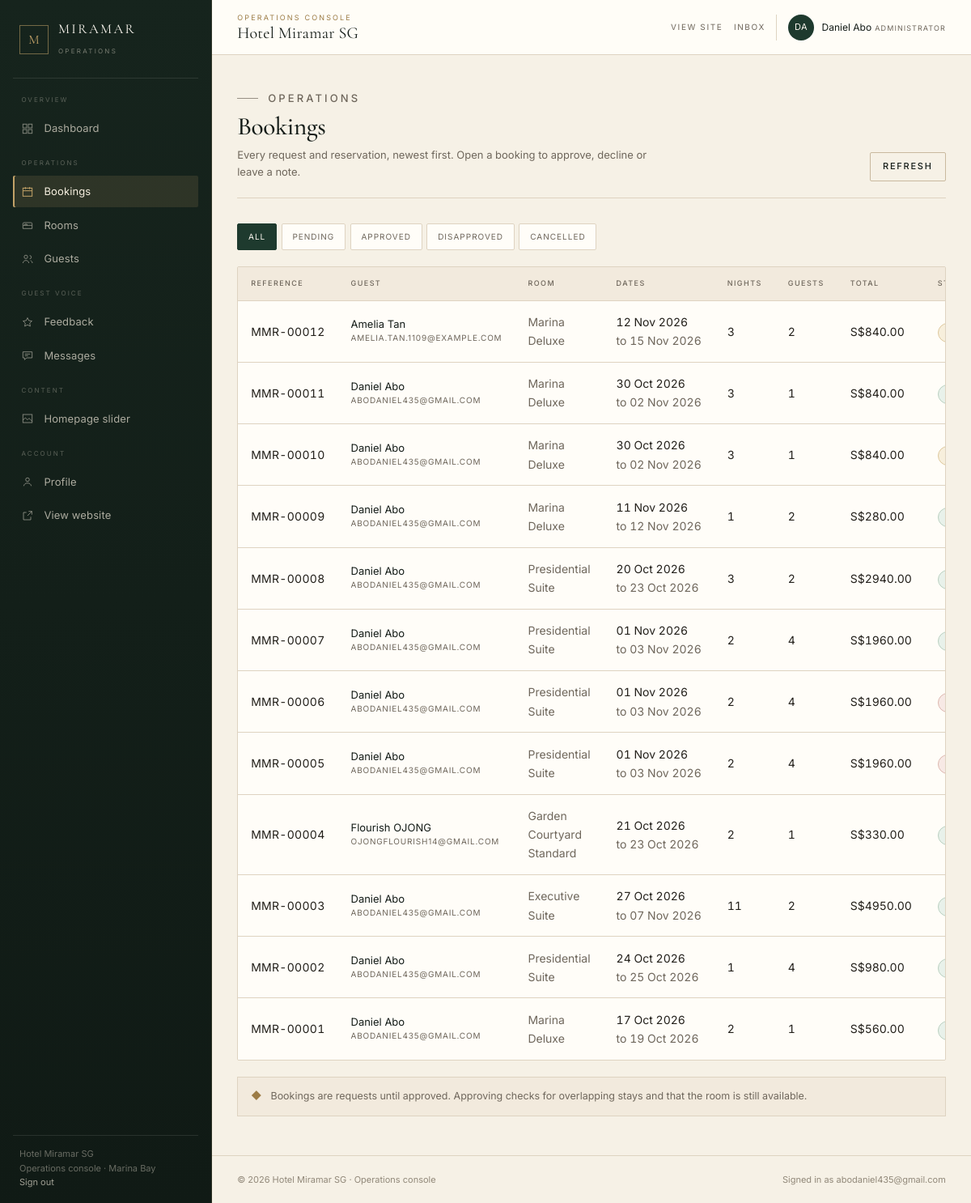
The page /admin/bookings (signed in) on the database its author committed.
### app/models/models.py (models this page shows, shortened)
class User(UserMixin, db.Model):
    __tablename__ = 'users'
    id = db.Column(db.Integer, primary_key=True)
    email = db.Column(db.String(120), unique=True, nullable=False, index=True)
    password_hash = db.Column(db.String(256), nullable=False)
    first_name = db.Column(db.String(80), nullable=False)
    last_name = db.Column(db.String(80), nullable=False)
    phone = db.Column(db.String(30))
    address = db.Column(db.String(255))
    is_admin = db.Column(db.Boolean, default=False, nullable=False)
    is_active = db.Column(db.Boolean, default=True, nullable=False)
    created_at = db.Column(db.DateTime, default=datetime.utcnow)
    updated_at = db.Column(db.DateTime, default=datetime.utcnow, onupdate=datetime.utcnow)
    bookings = db.relationship('Booking', back_populates='user', lazy='dynamic',
                               cascade='all, delete-orphan')
    feedbacks = db.relationship('Feedback', back_populates='user', lazy='dynamic')
    @property
    def full_name(self):
        return f'{self.first_name} {self.last_name}'

class Booking(db.Model):
    __tablename__ = 'bookings'
    id = db.Column(db.Integer, primary_key=True)
    user_id = db.Column(db.Integer, db.ForeignKey('users.id'), nullable=False, index=True)
    room_id = db.Column(db.Integer, db.ForeignKey('rooms.id'), nullable=False, index=True)
    check_in = db.Column(db.Date, nullable=False)
    check_out = db.Column(db.Date, nullable=False)
    num_guests = db.Column(db.Integer, default=1)
    total_price = db.Column(db.Numeric(12, 2), nullable=False)
    status = db.Column(db.String(20), default='pending', nullable=False, index=True)
    special_requests = db.Column(db.Text)
    admin_notes = db.Column(db.Text)
    created_at = db.Column(db.DateTime, default=datetime.utcnow)
    updated_at = db.Column(db.DateTime, default=datetime.utcnow, onupdate=datetime.utcnow)
    user = db.relationship('User', back_populates='bookings')
    room = db.relationship('Room', back_populates='bookings')
    @property
    def nights(self):
        if self.check_in and self.check_out:
            return (self.check_out - self.check_in).days
        return 0

class Room(db.Model):
    __tablename__ = 'rooms'
    id = db.Column(db.Integer, primary_key=True)
    name = db.Column(db.String(120), nullable=False)
    room_type = db.Column(db.String(50), nullable=False)  # Standard, Deluxe, Suite, etc.
    description = db.Column(db.Text)
    price_per_night = db.Column(db.Numeric(10, 2), nullable=False)
    max_occupancy = db.Column(db.Integer, default=2)
    amenities = db.Column(db.Text)  # comma-separated or JSON-like string
    image_filename = db.Column(db.String(255))
    is_available = db.Column(db.Boolean, default=True, nullable=False)
    is_featured = db.Column(db.Boolean, default=False)
    created_at = db.Column(db.DateTime, default=datetime.utcnow)
    updated_at = db.Column(db.DateTime, default=datetime.utcnow, onupdate=datetime.utcnow)
    bookings = db.relationship('Booking', back_populates='room', lazy='dynamic')

### app/routes/admin.py (the view)
@admin_bp.route('/bookings')
@admin_required
def bookings():
    status_filter = request.args.get('status', '')
    query = Booking.query
    if status_filter:
        query = query.filter_by(status=status_filter)
    bookings_list = query.order_by(Booking.created_at.desc()).all()
    return render_template('admin/bookings.html', bookings=bookings_list, status_filter=status_filter)

### app/models/models.py (called while the page is built)
@login_manager.user_loader
def load_user(user_id):
    return User.query.get(int(user_id))

### app/routes/admin.py (called while the page is built)
def admin_required(f):
    @wraps(f)
    @login_required
    def decorated(*args, **kwargs):
        if not current_user.is_admin:
            abort(403)
        return f(*args, **kwargs)
    return decorated

### app/templates/admin/bookings.html (shortened to what this page needs)
{% extends 'admin/base_admin.html' %}
{% block admin_content %}
<div class="admin-page-head">
  <div>
    <p class="eyebrow">Operations</p>
    <h1>Bookings</h1>
    <p>Every request and reservation, newest first. Open a booking to approve, decline or leave a note.</p>
  </div>
  <div class="admin-page-head__actions">
    <a class="btn btn--ghost btn--sm" href="{{ url_for('admin.bookings') }}">Refresh</a>
  </div>
</div>
<nav class="filter-tabs" aria-label="Filter bookings by status">
  <a class="filter-tab{% if not status_filter %} is-active{% endif %}" href="{{ url_for('admin.bookings') }}">All</a>
  {% for s in ['pending', 'approved', 'disapproved', 'cancelled'] %}
  <a class="filter-tab{% if status_filter == s %} is-active{% endif %}" href="{{ url_for('admin.bookings', status=s) }}">{{ s|capitalize }}</a>
  {% endfor %}
</nav>
<div class="table-wrap">
  <table>
    <thead>
      <tr>
        <th>Reference</th><th>Guest</th><th>Room</th><th>Dates</th><th>Nights</th><th>Guests</th><th>Total</th><th>Status</th><th></th>
      </tr>
    </thead>
    <tbody>
      {% for b in bookings %}
      <tr>
        <td class="table-num mono-ref">MMR-{{ '%05d'|format(b.id) }}</td>
        <td>
          <div class="cell-with-thumb__name">{{ b.user.full_name }}</div>
          <div class="cell-with-thumb__meta">{{ b.user.email }}</div>
        </td>
        <td class="cell-muted">{{ b.room.name }}</td>
        <td class="table-num">{{ b.check_in.strftime('%d %b %Y') }}<br><span class="cell-muted">to {{ b.check_out.strftime('%d %b %Y') }}</span></td>
        <td class="table-num">{{ b.nights }}</td>
        <td class="table-num">{{ b.num_guests }}</td>
        <td class="table-num">S${{ '%.2f'|format(b.total_price) }}</td>
        <td><span class="badge badge-{{ b.status }}">{{ b.status|capitalize }}</span></td>
      </tr>
      {% else %}
      <tr><td colspan="9" class="cell-muted">No bookings match this filter.</td></tr>
      {% endfor %}
    </tbody>
  </table>
</div>
<div class="admin-note" style="margin-top: 1.25rem;">
  <span aria-hidden="true" style="color: var(--brass);">&#9670;</span>
  <span>Bookings are requests until approved. Approving checks for overlapping stays and that the room is still available.</span>
</div>
{% endblock %}

### app/templates/admin/base_admin.html (shortened to what this page needs)
{% set ep = request.endpoint or '' %}
<!DOCTYPE html>
<html lang="en">
<head>
  <link rel="stylesheet" href="{{ url_for('static', filename='css/main.css') }}">
</head>
<body class="admin-body">
  <div class="admin-shell">
    <aside class="admin-sidebar" id="admin-sidebar" data-admin-panel aria-label="Console navigation">
      <a class="admin-brand" href="{{ url_for('admin.dashboard') }}">
        <span class="admin-brand__monogram" aria-hidden="true">M</span>
        <span>
          <span class="admin-brand__name">Miramar</span>
          <span class="admin-brand__role">Operations</span>
        </span>
      </a>
      <nav class="admin-nav" aria-label="Console sections">
        <p class="admin-nav__group">Overview</p>
        <a href="{{ url_for('admin.dashboard') }}" class="admin-nav__link{% if ep == 'admin.dashboard' %} is-active{% endif %}"{% if ep == 'admin.dashboard' %} aria-current="page"{% endif %}>
          <svg viewBox="0 0 24 24" aria-hidden="true"><rect x="3.5" y="3.5" width="7" height="7"/><rect x="13.5" y="3.5" width="7" height="7"/><rect x="3.5" y="13.5" width="7" height="7"/><rect x="13.5" y="13.5" width="7" height="7"/></svg>
          Dashboard
        </a>
        <p class="admin-nav__group">Operations</p>
        <a href="{{ url_for('admin.bookings') }}" class="admin-nav__link{% if 'booking' in ep %} is-active{% endif %}"{% if 'booking' in ep %} aria-current="page"{% endif %}>
          <svg viewBox="0 0 24 24" aria-hidden="true"><rect x="3.5" y="5" width="17" height="15"/><path d="M3.5 10h17M8 3v4M16 3v4"/></svg>
          Bookings
        </a>
        <a href="{{ url_for('admin.rooms') }}" class="admin-nav__link{% if 'room' in ep %} is-active{% endif %}"{% if 'room' in ep %} aria-current="page"{% endif %}>
          <svg viewBox="0 0 24 24" aria-hidden="true"><path d="M3.5 18.5v-6h17v6M3.5 18.5h17M3.5 12.5v-3a2 2 0 0 1 2-2h13a2 2 0 0 1 2 2v3M7 12.5v-2h4v2"/></svg>
          Rooms
        </a>
        <a href="{{ url_for('admin.customers') }}" class="admin-nav__link{% if 'customer' in ep %} is-active{% endif %}"{% if 'customer' in ep %} aria-current="page"{% endif %}>
          <svg viewBox="0 0 24 24" aria-hidden="true"><circle cx="9" cy="8" r="3.2"/><path d="M3.5 19.5c.6-3.2 2.7-5 5.5-5s4.9 1.8 5.5 5M16 5.5a3 3 0 0 1 0 6M17.5 14.8c2 .5 3.2 2.1 3.5 4.7"/></svg>
          Guests
        </a>
        <p class="admin-nav__group">Guest voice</p>
        <a href="{{ url_for('admin.feedback') }}" class="admin-nav__link{% if 'feedback' in ep %} is-active{% endif %}"{% if 'feedback' in ep %} aria-current="page"{% endif %}>
          <svg viewBox="0 0 24 24" aria-hidden="true"><path d="M12 3.8l2.5 5.2 5.7.8-4.1 4 1 5.7-5.1-2.7-5.1 2.7 1-5.7-4.1-4 5.7-.8z"/></svg>
          Feedback
        </a>
        <a href="{{ url_for('admin.messages') }}" class="admin-nav__link{% if 'message' in ep %} is-active{% endif %}"{% if 'message' in ep %} aria-current="page"{% endif %}>
          <svg viewBox="0 0 24 24" aria-hidden="true"><path d="M3.5 5.5h17v11h-10l-4 3.5v-3.5h-3z"/><path d="M7 9.5h10M7 12.5h6"/></svg>
          Messages
        </a>
        <p class="admin-nav__group">Content</p>
        <a href="{{ url_for('admin.slider') }}" class="admin-nav__link{% if 'slider' in ep %} is-active{% endif %}"{% if 'slider' in ep %} aria-current="page"{% endif %}>
          <svg viewBox="0 0 24 24" aria-hidden="true"><rect x="3.5" y="4.5" width="17" height="15"/><path d="M3.5 15l4.5-4.5 4 4 3-3 5.5 5.5M8 8.8h.01"/></svg>
          Homepage slider
        </a>
        <p class="admin-nav__group">Account</p>
        <a href="{{ url_for('admin.profile') }}" class="admin-nav__link{% if ep == 'admin.profile' %} is-active{% endif %}"{% if ep == 'admin.profile' %} aria-current="page"{% endif %}>
          <svg viewBox="0 0 24 24" aria-hidden="true"><circle cx="12" cy="8.2" r="3.4"/><path d="M5 20c.7-3.5 3.3-5.4 7-5.4s6.3 1.9 7 5.4"/></svg>
          Profile
        </a>
        <a href="{{ url_for('public.index') }}" class="admin-nav__link">
          <svg viewBox="0 0 24 24" aria-hidden="true"><path d="M14 4h6v6M20 4l-8 8M18 14v5.5H4.5V6H10"/></svg>
          View website
        </a>
      </nav>
      <div class="admin-sidebar__foot">
        {{ hotel_name }}<br>
        Operations console &middot; Marina Bay<br>
        <a href="{{ url_for('auth.logout') }}">Sign out</a>
      </div>
    </aside>
    <div class="admin-main" id="admin-main">
      <header class="admin-topbar">
        <div>
          <p class="admin-topbar__eyebrow">Operations console</p>
          <p class="admin-topbar__title">{{ hotel_name }}</p>
        </div>
        <div class="admin-topbar__actions">
          <a class="admin-topbar__link" href="{{ url_for('public.index') }}">View site</a>
          <a class="admin-topbar__link" href="{{ url_for('admin.messages') }}">Inbox</a>
          <div class="admin-user">
            <span class="admin-user__avatar" aria-hidden="true">{{ current_user.first_name[0] }}{{ current_user.last_name[0] }}</span>
            <span>
              <span class="admin-user__name">{{ current_user.full_name }}</span>
              <span class="admin-user__role">Administrator</span>
            </span>
          </div>
        </div>
      </header>
      <main class="admin-content">
        {% block admin_content %}{% endblock %}
      </main>
      <footer class="admin-footer">
        <span>&copy; 2026 {{ hotel_name }} &middot; Operations console</span>
        <span>Signed in as {{ current_user.email }}</span>
      </footer>
    </div>
  </div>
</body>
</html>

### rows shown on the page
User: first_name "D", last_name "A", full_name "Daniel Abo", email "abodaniel435@gmail.com"
Booking: id "00012", user.full_name "Amelia Tan", user.email "AMELIA.TAN.1109@EXAMPLE.COM", room.name "Marina Deluxe", check_in "12 Nov 2026", check_out "15 Nov 2026", nights "3", num_guests "2", total_price "840.00"
Booking: id "00011", user.full_name "Daniel Abo", user.email "ABODANIEL435@GMAIL.COM", room.name "Marina Deluxe", check_in "30 Oct 2026", check_out "02 Nov 2026", nights "3", num_guests "1", total_price "840.00"
Booking: id "00010", user.full_name "Daniel Abo", user.email "ABODANIEL435@GMAIL.COM", room.name "Marina Deluxe", check_in "30 Oct 2026", check_out "02 Nov 2026", nights "3", num_guests "1", total_price "840.00"
Booking: id "00009", user.full_name "Daniel Abo", user.email "ABODANIEL435@GMAIL.COM", room.name "Marina Deluxe", check_in "11 Nov 2026", check_out "12 Nov 2026", nights "1", num_guests "2", total_price "280.00"
Booking: id "00008", user.full_name "Daniel Abo", user.email "ABODANIEL435@GMAIL.COM", room.name "Presidential Suite", check_in "20 Oct 2026", check_out "23 Oct 2026", nights "3", num_guests "2", total_price "2940.00"
Booking: id "00007", user.full_name "Daniel Abo", user.email "ABODANIEL435@GMAIL.COM", room.name "Presidential Suite", check_in "01 Nov 2026", check_out "03 Nov 2026", nights "2", num_guests "4", total_price "1960.00"
Booking: id "00006", user.full_name "Daniel Abo", user.email "ABODANIEL435@GMAIL.COM", room.name "Presidential Suite", check_in "01 Nov 2026", check_out "03 Nov 2026", nights "2", num_guests "4", total_price "1960.00"
Booking: id "00005", user.full_name "Daniel Abo", user.email "ABODANIEL435@GMAIL.COM", room.name "Presidential Suite", check_in "01 Nov 2026", check_out "03 Nov 2026", nights "2", num_guests "4", total_price "1960.00"
Booking: id "00004", user.full_name "Flourish OJONG", user.email "OJONGFLOURISH14@GMAIL.COM", room.name "Garden Courtyard Standard", check_in "21 Oct 2026", check_out "23 Oct 2026", nights "2", num_guests "1", total_price "330.00"
Booking: id "00003", user.full_name "Daniel Abo", user.email "ABODANIEL435@GMAIL.COM", room.name "Executive Suite", check_in "27 Oct 2026", check_out "07 Nov 2026", nights "11", num_guests "2", total_price "4950.00"
Booking: id "00002", user.full_name "Daniel Abo", user.email "ABODANIEL435@GMAIL.COM", room.name "Presidential Suite", check_in "24 Oct 2026", check_out "25 Oct 2026", nights "1", num_guests "4", total_price "980.00"
Booking: id "00001", user.full_name "Daniel Abo", user.email "ABODANIEL435@GMAIL.COM", room.name "Marina Deluxe", check_in "17 Oct 2026", check_out "19 Oct 2026", nights "2", num_guests "1", total_price "560.00"

### other values the page prints
{{ hotel_name }} "Hotel Miramar SG"
{{ s|capitalize }} "PENDING" "APPROVED" "DISAPPROVED" "CANCELLED"
